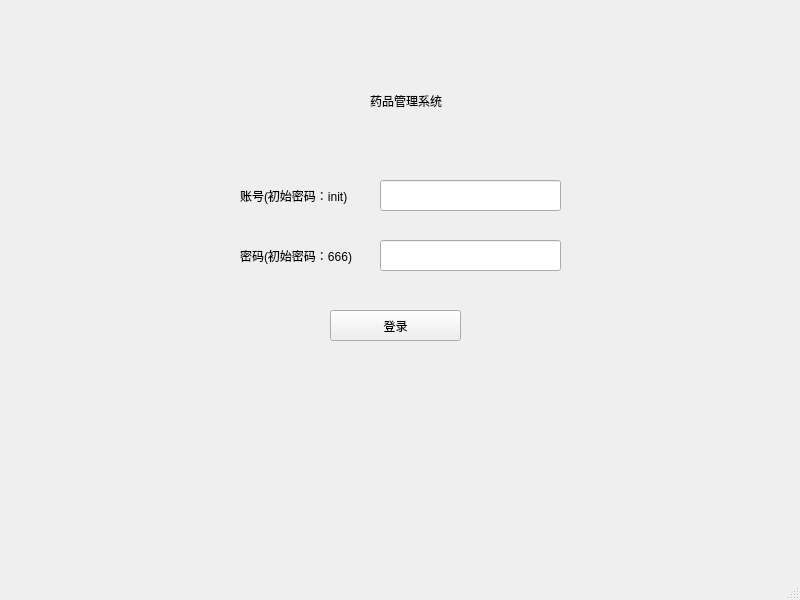
<?xml version="1.0" encoding="UTF-8"?>
<ui version="4.0">
 <class>MainWindow</class>
 <widget class="QMainWindow" name="MainWindow">
  <property name="geometry">
   <rect>
    <x>0</x>
    <y>0</y>
    <width>800</width>
    <height>600</height>
   </rect>
  </property>
  <property name="windowTitle">
   <string>MainWindow</string>
  </property>
  <widget class="QWidget" name="centralwidget">
   <widget class="QPushButton" name="pushButton">
    <property name="geometry">
     <rect>
      <x>330</x>
      <y>310</y>
      <width>131</width>
      <height>31</height>
     </rect>
    </property>
    <property name="text">
     <string>登录</string>
    </property>
   </widget>
   <widget class="QLabel" name="label">
    <property name="geometry">
     <rect>
      <x>240</x>
      <y>180</y>
      <width>131</width>
      <height>31</height>
     </rect>
    </property>
    <property name="text">
     <string>账号(初始密码：init)</string>
    </property>
   </widget>
   <widget class="QLabel" name="label_2">
    <property name="geometry">
     <rect>
      <x>240</x>
      <y>240</y>
      <width>141</width>
      <height>31</height>
     </rect>
    </property>
    <property name="text">
     <string>密码(初始密码：666)</string>
    </property>
   </widget>
   <widget class="QLabel" name="label_4">
    <property name="geometry">
     <rect>
      <x>370</x>
      <y>70</y>
      <width>151</width>
      <height>61</height>
     </rect>
    </property>
    <property name="text">
     <string>药品管理系统</string>
    </property>
   </widget>
   <widget class="QLineEdit" name="lineEdit">
    <property name="geometry">
     <rect>
      <x>380</x>
      <y>180</y>
      <width>181</width>
      <height>31</height>
     </rect>
    </property>
   </widget>
   <widget class="QLineEdit" name="lineEdit_2">
    <property name="geometry">
     <rect>
      <x>380</x>
      <y>240</y>
      <width>181</width>
      <height>31</height>
     </rect>
    </property>
   </widget>
  </widget>
  <widget class="QMenuBar" name="menubar">
   <property name="geometry">
    <rect>
     <x>0</x>
     <y>0</y>
     <width>800</width>
     <height>21</height>
    </rect>
   </property>
  </widget>
  <widget class="QStatusBar" name="statusbar"/>
 </widget>
 <resources/>
 <connections/>
</ui>
